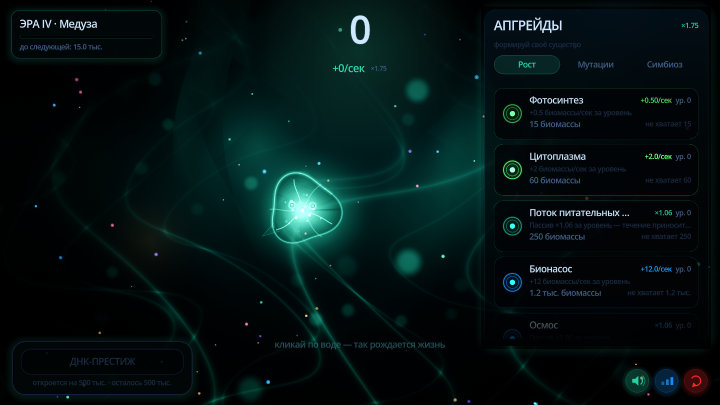
#> input picture tests/ui_t11_live_1440.png, 1440 x 810 px (shown at 1/2 size)
$ python qa_shot_analyze.py ui_t11_live_1440.png
#> lines starting #> are read from the running program, lines starting #| are printed output that depends on the picture; long printed decimals are rounded
"""QA: численный разбор скриншота игрового вида (палитра/композиция/артефакты)."""
import sys
import numpy as np
from PIL import Image

path = sys.argv[1] if len(sys.argv) > 1 else "qa_shot_live.png"
im = Image.open(path).convert("RGB")
#> im is the input picture: PIL image 1440x810 RGB; mean R, G, B 3.9, 18.9, 19.2
w, h = im.size
#> w = 1440; h = 810
a = np.asarray(im).astype(np.float32) / 255.0
luma = 0.2126 * a[:, :, 0] + 0.7152 * a[:, :, 1] + 0.0722 * a[:, :, 2]

print(f"size={w}x{h}")
#| size=1440x810
print(f"dark_ratio(luma<0.16) = {(luma < 0.16).mean():.3f}")
#| dark_ratio(luma<0.16) = 0.925
print(f"bright_ratio(luma>0.60) = {(luma > 0.60).mean():.4f}")
#| bright_ratio(luma>0.60) = 0.0111
print(f"mean_luma = {luma.mean():.4f}")
#| mean_luma = 0.0618
print(f"mean_rgb = {a.reshape(-1,3).mean(axis=0).round(4).tolist()}")
#| mean_rgb = [0.0151, 0.0749, 0.0758]

# зоны (в долях кадра): фон-центр, океан-лево, верх-центр(скрим), панель справа
zones = {
    "top_scrim_band": (0.30, 0.75, 0.0, 0.30),
    "center_ocean": (0.30, 0.62, 0.35, 0.85),
    "left_ocean": (0.0, 0.28, 0.30, 0.95),
    "bottom_left": (0.0, 0.28, 0.80, 1.0),
    "right_panel": (0.62, 0.99, 0.05, 0.95),
}
for name, (x0, x1, y0, y1) in zones.items():
    xs, xe = int(x0 * w), int(x1 * w)
    ys, ye = int(y0 * h), int(y1 * h)
    z = luma[ys:ye, xs:xe]
    zc = a[ys:ye, xs:xe]
    print(f"zone {name:16s} luma={z.mean():.4f} dark={(z<0.16).mean():.3f} rgb={zc.reshape(-1,3).mean(axis=0).round(3).tolist()}")
#> this loop made 5 passes
#| zone top_scrim_band   luma=0.0928 dark=0.960 rgb=[0.023, 0.112, 0.108]
#| zone center_ocean     luma=0.1380 dark=0.738 rgb=[0.026, 0.169, 0.157]
#| zone left_ocean       luma=0.0270 dark=0.994 rgb=[0.005, 0.033, 0.034]
#| zone bottom_left      luma=0.0271 dark=0.986 rgb=[0.009, 0.031, 0.037]
#| zone right_panel      luma=0.0507 dark=0.932 rgb=[0.019, 0.058, 0.068]
#> pass 1, `zc = a[ys:ye, xs:xe]`:
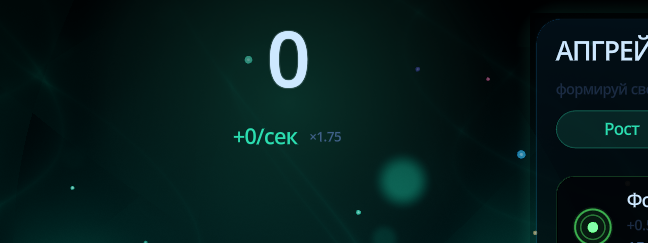
#> zc: shape (243, 648, 3) float32; mean R, G, B 0.023, 0.112, 0.108
#> after the loop:
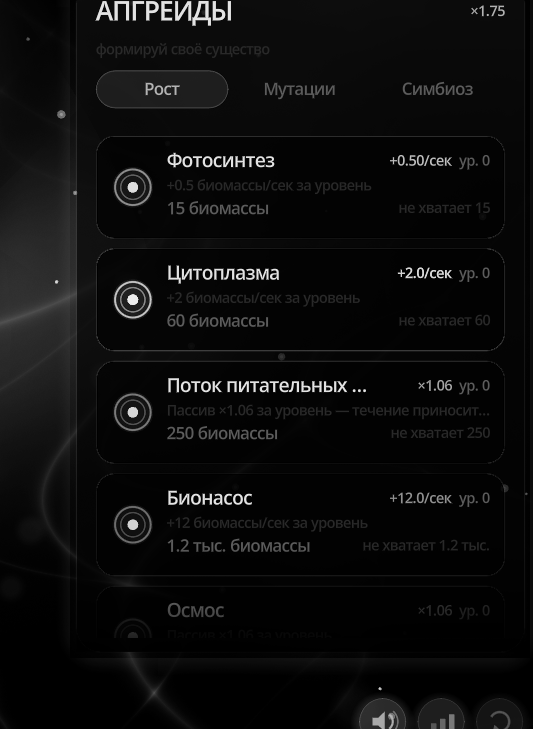
#> z: shape (729, 533) float32; min 0, max 0.932, mean 0.0507
#> after the loop:
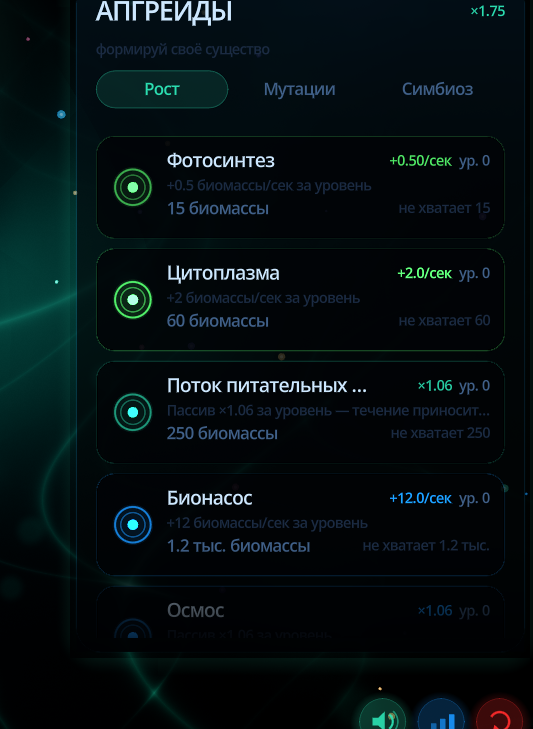
#> zc: shape (729, 533, 3) float32; mean R, G, B 0.0186, 0.0584, 0.0678

# поиск жёстких вертикальных/горизонтальных швов (скачок средней luma по столбцу/строке)
def seams(axis_name, prof, thr=0.006):
    d = np.abs(np.diff(prof))
    idx = np.where(d > thr)[0]
    return [(int(i), round(float(d[i]), 4)) for i in idx[:40]]

col = luma.mean(axis=0)
#> col = 1440 values, max 0.198 at index 597, min 0.00203 at index 1439, mean 0.0618
row = luma.mean(axis=1)
#> row = 810 values, max 0.19 at index 422, min 0.00994 at index 809, mean 0.0618
print("vertical seams (x, jump):", seams("col", col))
#> in seams, `d = np.abs(np.diff(prof))`: d = 1439 values, max 0.0886 at index 968, min 8.64e-07 at index 630, mean 0.00284
#> in seams, `idx = np.where(d > thr)[0]`: idx = 170 values from 21 to 1421
#> (printed output is left out)
print("horizontal seams (y, jump):", seams("row", row))
#> (printed output is left out)

# средняя luma по столбцам для полосы y=20..240 (где ищем артефакт)
band = luma[20:240, :]
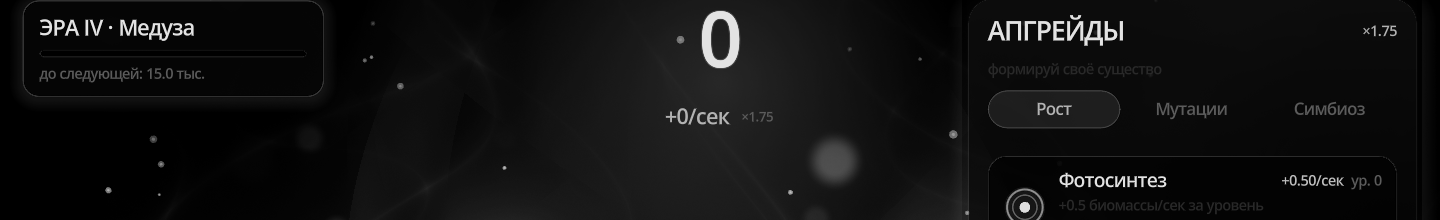
#> band: shape (220, 1440) float32; min 0, max 0.894, mean 0.0675
bcol = band.mean(axis=0)
#> bcol = 1440 values, max 0.33 at index 709, min 0.000542 at index 6, mean 0.0675
print("band(20..240) col luma samples:", [(x, round(float(bcol[x]), 4)) for x in range(0, w, 96)])
#> (printed output is left out)

# палитра: топ-цвета по квантованию
q = (a * 8).astype(np.int32)
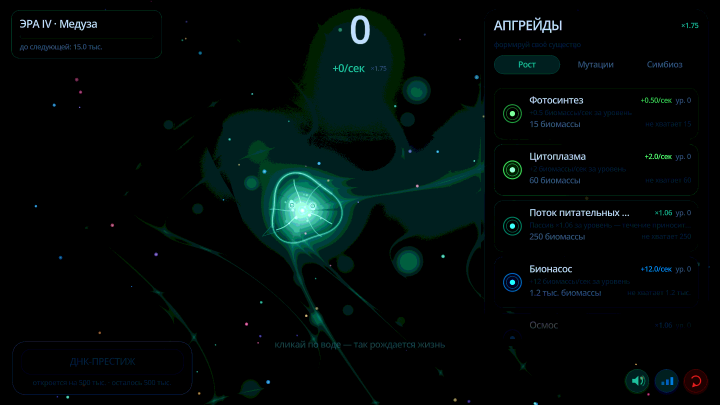
#> q: shape (810, 1440, 3) int32 (shown at 1/2 size); mean R, G, B 0.0622, 0.311, 0.284; drawn with min black and max white
flat = q.reshape(-1, 3)
keys = flat[:, 0] * 64 + flat[:, 1] * 8 + flat[:, 2]
vals, counts = np.unique(keys, return_counts=True)
#> vals = 195 values from 0 to 584; counts = 195 values, max 940255 at index 0, min 1 at index 50, mean 5981.5
order = np.argsort(-counts)[:8]
#> order = [0, 4, 3, 9, 8, 1, 14, 5]
print("top palette buckets (r,g,b in 0..7):")
for i in order:
    k = int(vals[i])
    print(f"  ({(k//64)/8:.3f},{(k//8%8)/8:.3f},{(k%8)/8:.3f}) share={counts[i]/len(keys):.3f}")
#> this loop made 8 passes
#> (i, k) on passes 2, 4, 5, 6, 7, 8: (4, 9), (9, 18), (8, 17), (1, 1), (14, 26), (5, 10)
#> k on passes 1, 3: 0, 8
#|   (0.000,0.000,0.000) share=0.806
#|   (0.000,0.125,0.125) share=0.109
#|   (0.000,0.125,0.000) share=0.022
#|   (0.000,0.250,0.250) share=0.009
#|   (0.000,0.250,0.125) share=0.009
#|   (0.000,0.000,0.125) share=0.006
#|   (0.000,0.375,0.250) share=0.005
#|   (0.000,0.125,0.250) share=0.004

# кропы для глаза (в tests/artifacts/, чтобы не мусорить в корне проекта)
import os
os.makedirs("tests/artifacts", exist_ok=True)
crops = {
    "tests/artifacts/crop_topleft.png": (0, 0, 420, 200),
    "tests/artifacts/crop_prestige.png": (0, 560, 460, 720),
    "tests/artifacts/crop_topband.png": (300, 0, 1040, 320),
    "tests/artifacts/crop_creature.png": (420, 220, 820, 560),
}
scale = w / 1280.0
#> scale = 1.12
for name, (x0, y0, x1, y1) in crops.items():
    box = (int(x0 * scale), int(y0 * scale), int(x1 * scale), int(y1 * scale))
    im.crop(box).resize(((box[2] - box[0]) * 2, (box[3] - box[1]) * 2), Image.LANCZOS).save(name)
    print("crop ->", name, box)
#> this loop made 4 passes
#> pass 1, `im.crop(box).resize(((box[2] - box[0]) * 2, (box[3] - box[1]) * 2), Im..`:
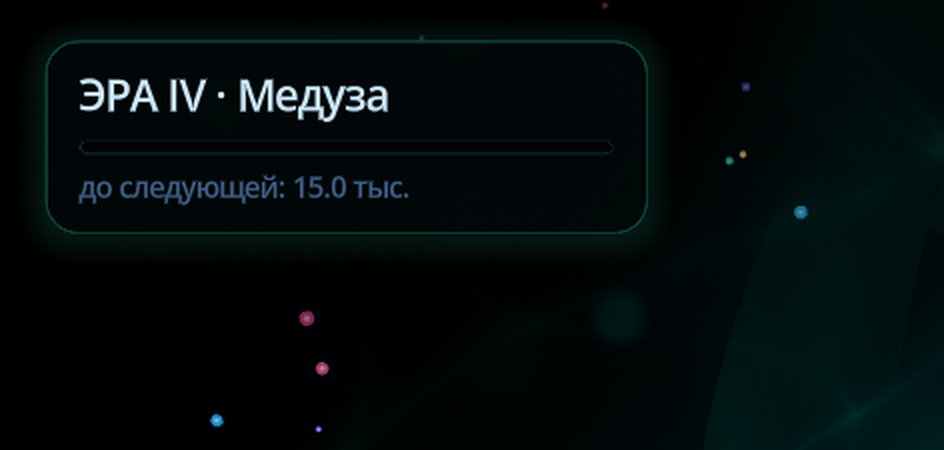
#> saved as crop_topleft.png: PIL image 944x450 RGB; mean R, G, B 2.9, 10.9, 11.5
#> pass 2, `im.crop(box).resize(((box[2] - box[0]) * 2, (box[3] - box[1]) * 2), Im..`:
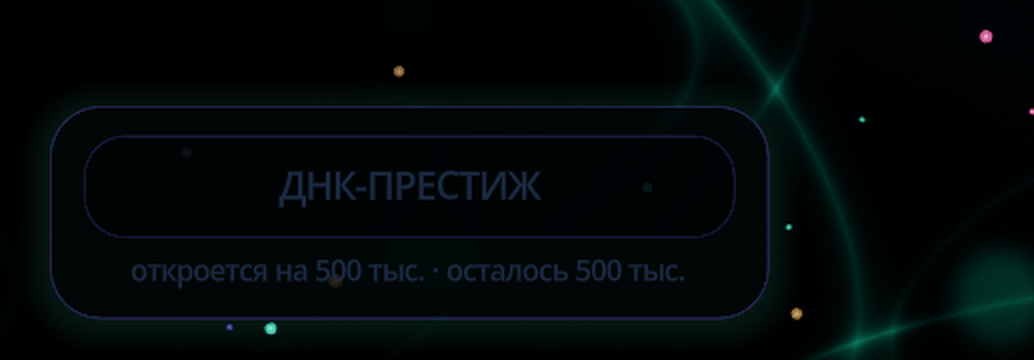
#> saved as crop_prestige.png: PIL image 1034x360 RGB; mean R, G, B 1.9, 7.7, 8.7
